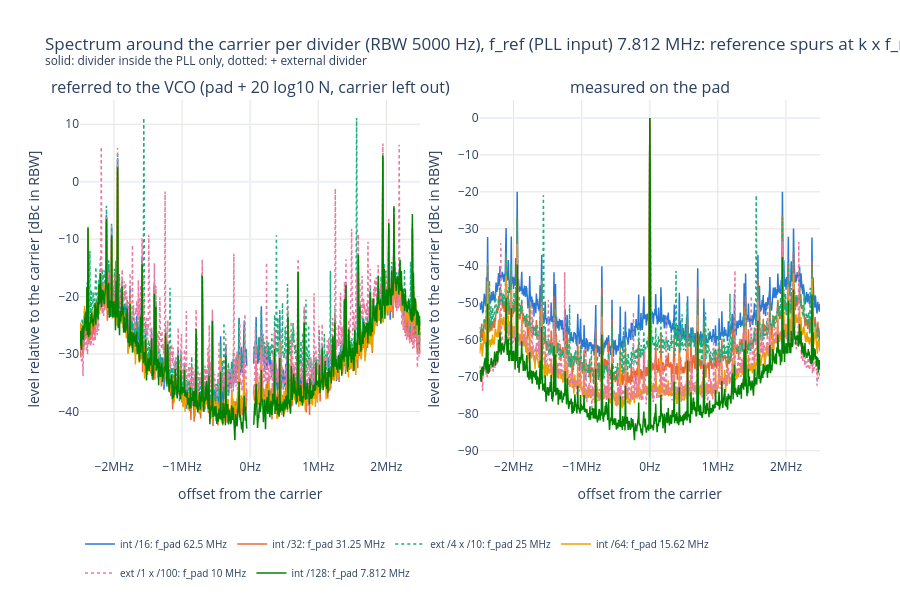

The code cell stored with this chart in its notebook:
### Code cell
F_start, F_stop = None, None  # offset from the carrier shown [Hz] (may be negative); None = edge of the trace
f_axis = "lin"  # "lin" or "log" (log: upper sideband only)

# Averaged wide spectrum around the carrier per divider: level relative to the carrier (trace maximum), in the trace's
# RBW (one sweep, not binned). Left: referred to the VCO (+ 20 log10 N), where the sidebands of every divider ideally
# coincide; the carrier itself (within 10 RBW) is left out there, +20 log10 N only applies to the noise sidebands.
# Right: as measured on the pad.
from plotly.subplots import make_subplots

fig = make_subplots(rows=1, cols=2, horizontal_spacing=0.08,
                    subplot_titles=("referred to the VCO (pad + 20 log10 N, carrier left out)", "measured on the pad"))
for i, r in enumerate(ok.sort_values(["total_div", "ext_div"]).itertuples()):
    d = traces[(traces["divider"] == r.divider) & (traces["kind"] == "spectrum")]
    if d.empty:
        continue
    d = d.assign(freq=d["freq"] - d["center"], level_dbc=d["level_dbm"] - d["level_dbm"].max())  # offset, rel. to carrier
    lo = d["freq"].min() if F_start is None else F_start
    hi = d["freq"].max() if F_stop is None else F_stop
    if f_axis == "log":
        lo = max(lo, d.loc[d["freq"] > 0, "freq"].min())
    d = in_range(d, lo, hi)
    sidebands = d[d["freq"].abs() >= 10 * d["rbw"]]
    sidebands = pd.concat([sidebands[sidebands["freq"] < 0], pd.DataFrame({"freq": [0.0], "level_dbc": [np.nan]}),
                           sidebands[sidebands["freq"] > 0]])  # gap at the carrier
    label = f"{r.divider}: f_pad {r.f_out_meas / 1e6:.4g} MHz"
    line = dict(color=PALETTE_N[i % len(PALETTE_N)], width=1.5, dash="dot" if r.ext_div > 1 else "solid")
    for col, curve, add_db, where in ((1, sidebands, 20 * np.log10(r.total_div), "at the VCO"), (2, d, 0.0, "on the pad")):
        fig.add_scatter(x=curve["freq"], y=curve["level_dbc"] + add_db, mode="lines", name=label, legendgroup=label,
                        showlegend=col == 1, line=line, row=1, col=col,
                        hovertemplate=f"{r.divider}<br>%{{x:.4s}}Hz: %{{y:.1f}} dBc {where}<extra></extra>")
rbw = traces.loc[traces["kind"] == "spectrum", "rbw"]
fig.update_layout(title=f"Spectrum around the carrier per divider (RBW {rbw.iloc[0]:g} Hz), {REF_TXT}<br>"
                        "<sup>solid: divider inside the PLL only, dotted: + external divider</sup>" if len(rbw)
                  else f"Spectrum around the carrier per divider, {REF_TXT}",
                  template="plotly_white", height=600, legend=dict(orientation="h", y=-0.2, font=dict(size=10)),
                  hoverlabel=dict(namelength=-1))
if f_axis == "log":
    fig.update_xaxes(**OFFSET_AXIS)
else:
    fig.update_xaxes(type="linear", ticksuffix="Hz", exponentformat="SI")
fig.update_xaxes(title="offset from the carrier", gridcolor=GRID)
fig.update_yaxes(title="level relative to the carrier [dBc in RBW]", gridcolor=GRID)
save(fig, "spectrum")

### Figure 1 — Plotly figure (JSON) as saved in the notebook; plotly's stock layout.template omitted (floating-point values rounded to 4 significant figures; data arrays with more than 128 entries replaced by an {"elided": "..."} marker saying what was removed)
{"data": [{"hovertemplate": "int /16<br>%{x:.4s}Hz: %{y:.1f} dBc at the VCO<extra></extra>", "legendgroup": "int /16: f_pad 62.5 MHz", "line": {"color": "#2a78d6", "dash": "solid", "width": 1.5}, "mode": "lines", "name": "int /16: f_pad 62.5 MHz", "showlegend": true, "type": "scatter", "x": {"elided": "4903 float values"}, "xaxis": "x", "y": {"elided": "4903 float values"}, "yaxis": "y"}, {"hovertemplate": "int /16<br>%{x:.4s}Hz: %{y:.1f} dBc on the pad<extra></extra>", "legendgroup": "int /16: f_pad 62.5 MHz", "line": {"color": "#2a78d6", "dash": "solid", "width": 1.5}, "mode": "lines", "name": "int /16: f_pad 62.5 MHz", "showlegend": false, "type": "scatter", "x": {"elided": "5001 float values"}, "xaxis": "x2", "y": {"elided": "5001 float values"}, "yaxis": "y2"}, {"hovertemplate": "int /32<br>%{x:.4s}Hz: %{y:.1f} dBc at the VCO<extra></extra>", "legendgroup": "int /32: f_pad 31.25 MHz", "line": {"color": "#eb6834", "dash": "solid", "width": 1.5}, "mode": "lines", "name": "int /32: f_pad 31.25 MHz", "showlegend": true, "type": "scatter", "x": {"elided": "4903 float values"}, "xaxis": "x", "y": {"elided": "4903 float values"}, "yaxis": "y"}, {"hovertemplate": "int /32<br>%{x:.4s}Hz: %{y:.1f} dBc on the pad<extra></extra>", "legendgroup": "int /32: f_pad 31.25 MHz", "line": {"color": "#eb6834", "dash": "solid", "width": 1.5}, "mode": "lines", "name": "int /32: f_pad 31.25 MHz", "showlegend": false, "type": "scatter", "x": {"elided": "5001 float values"}, "xaxis": "x2", "y": {"elided": "5001 float values"}, "yaxis": "y2"}, {"hovertemplate": "ext /4 x /10<br>%{x:.4s}Hz: %{y:.1f} dBc at the VCO<extra></extra>", "legendgroup": "ext /4 x /10: f_pad 25 MHz", "line": {"color": "#1baf7a", "dash": "dot", "width": 1.5}, "mode": "lines", "name": "ext /4 x /10: f_pad 25 MHz", "showlegend": true, "type": "scatter", "x": {"elided": "4903 float values"}, "xaxis": "x", "y": {"elided": "4903 float values"}, "yaxis": "y"}, {"hovertemplate": "ext /4 x /10<br>%{x:.4s}Hz: %{y:.1f} dBc on the pad<extra></extra>", "legendgroup": "ext /4 x /10: f_pad 25 MHz", "line": {"color": "#1baf7a", "dash": "dot", "width": 1.5}, "mode": "lines", "name": "ext /4 x /10: f_pad 25 MHz", "showlegend": false, "type": "scatter", "x": {"elided": "5001 float values"}, "xaxis": "x2", "y": {"elided": "5001 float values"}, "yaxis": "y2"}, {"hovertemplate": "int /64<br>%{x:.4s}Hz: %{y:.1f} dBc at the VCO<extra></extra>", "legendgroup": "int /64: f_pad 15.62 MHz", "line": {"color": "#eda100", "dash": "solid", "width": 1.5}, "mode": "lines", "name": "int /64: f_pad 15.62 MHz", "showlegend": true, "type": "scatter", "x": {"elided": "4903 float values"}, "xaxis": "x", "y": {"elided": "4903 float values"}, "yaxis": "y"}, {"hovertemplate": "int /64<br>%{x:.4s}Hz: %{y:.1f} dBc on the pad<extra></extra>", "legendgroup": "int /64: f_pad 15.62 MHz", "line": {"color": "#eda100", "dash": "solid", "width": 1.5}, "mode": "lines", "name": "int /64: f_pad 15.62 MHz", "showlegend": false, "type": "scatter", "x": {"elided": "5001 float values"}, "xaxis": "x2", "y": {"elided": "5001 float values"}, "yaxis": "y2"}, {"hovertemplate": "ext /1 x /100<br>%{x:.4s}Hz: %{y:.1f} dBc at the VCO<extra></extra>", "legendgroup": "ext /1 x /100: f_pad 10 MHz", "line": {"color": "#e87ba4", "dash": "dot", "width": 1.5}, "mode": "lines", "name": "ext /1 x /100: f_pad 10 MHz", "showlegend": true, "type": "scatter", "x": {"elided": "4903 float values"}, "xaxis": "x", "y": {"elided": "4903 float values"}, "yaxis": "y"}, {"hovertemplate": "ext /1 x /100<br>%{x:.4s}Hz: %{y:.1f} dBc on the pad<extra></extra>", "legendgroup": "ext /1 x /100: f_pad 10 MHz", "line": {"color": "#e87ba4", "dash": "dot", "width": 1.5}, "mode": "lines", "name": "ext /1 x /100: f_pad 10 MHz", "showlegend": false, "type": "scatter", "x": {"elided": "5001 float values"}, "xaxis": "x2", "y": {"elided": "5001 float values"}, "yaxis": "y2"}, {"hovertemplate": "int /128<br>%{x:.4s}Hz: %{y:.1f} dBc at the VCO<extra></extra>", "legendgroup": "int /128: f_pad 7.812 MHz", "line": {"color": "#008300", "dash": "solid", "width": 1.5}, "mode": "lines", "name": "int /128: f_pad 7.812 MHz", "showlegend": true, "type": "scatter", "x": {"elided": "4903 float values"}, "xaxis": "x", "y": {"elided": "4903 float values"}, "yaxis": "y"}, {"hovertemplate": "int /128<br>%{x:.4s}Hz: %{y:.1f} dBc on the pad<extra></extra>", "legendgroup": "int /128: f_pad 7.812 MHz", "line": {"color": "#008300", "dash": "solid", "width": 1.5}, "mode": "lines", "name": "int /128: f_pad 7.812 MHz", "showlegend": false, "type": "scatter", "x": {"elided": "5001 float values"}, "xaxis": "x2", "y": {"elided": "5001 float values"}, "yaxis": "y2"}], "layout": {"annotations": [{"font": {"size": 16}, "showarrow": false, "text": "referred to the VCO (pad + 20 log10 N, carrier left out)", "x": 0.23, "xanchor": "center", "xref": "paper", "y": 1, "yanchor": "bottom", "yref": "paper"}, {"font": {"size": 16}, "showarrow": false, "text": "measured on the pad", "x": 0.77, "xanchor": "center", "xref": "paper", "y": 1, "yanchor": "bottom", "yref": "paper"}], "height": 600, "hoverlabel": {"namelength": -1}, "legend": {"font": {"size": 10}, "orientation": "h", "y": -0.2}, "title": {"text": "Spectrum around the carrier per divider (RBW 5000 Hz), f_ref (PLL input) 7.812 MHz: reference spurs at k x f_ref<br><sup>solid: divider inside the PLL only, dotted: + external divider</sup>"}, "xaxis": {"anchor": "y", "domain": [0, 0.46], "exponentformat": "SI", "gridcolor": "#e4e3df", "ticksuffix": "Hz", "title": {"text": "offset from the carrier"}, "type": "linear"}, "xaxis2": {"anchor": "y2", "domain": [0.54, 1], "exponentformat": "SI", "gridcolor": "#e4e3df", "ticksuffix": "Hz", "title": {"text": "offset from the carrier"}, "type": "linear"}, "yaxis": {"anchor": "x", "domain": [0, 1], "gridcolor": "#e4e3df", "title": {"text": "level relative to the carrier [dBc in RBW]"}}, "yaxis2": {"anchor": "x2", "domain": [0, 1], "gridcolor": "#e4e3df", "title": {"text": "level relative to the carrier [dBc in RBW]"}}}}
